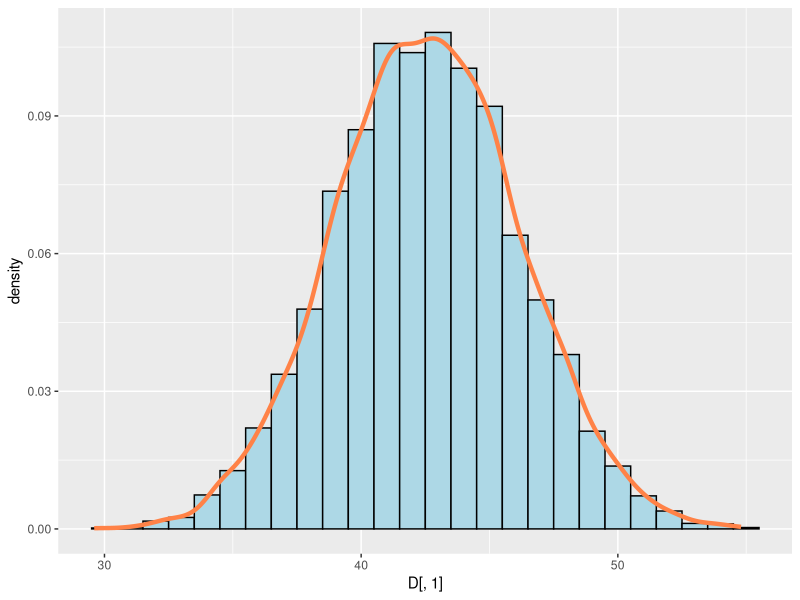
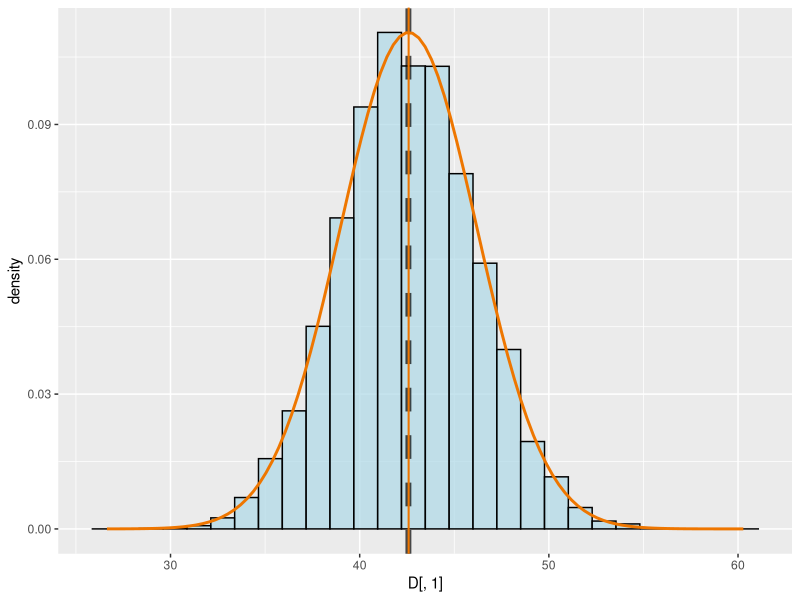
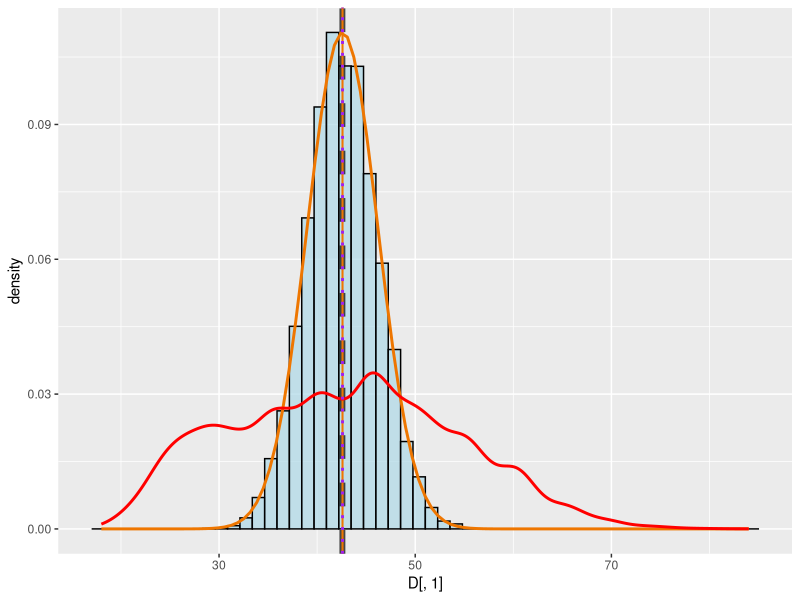
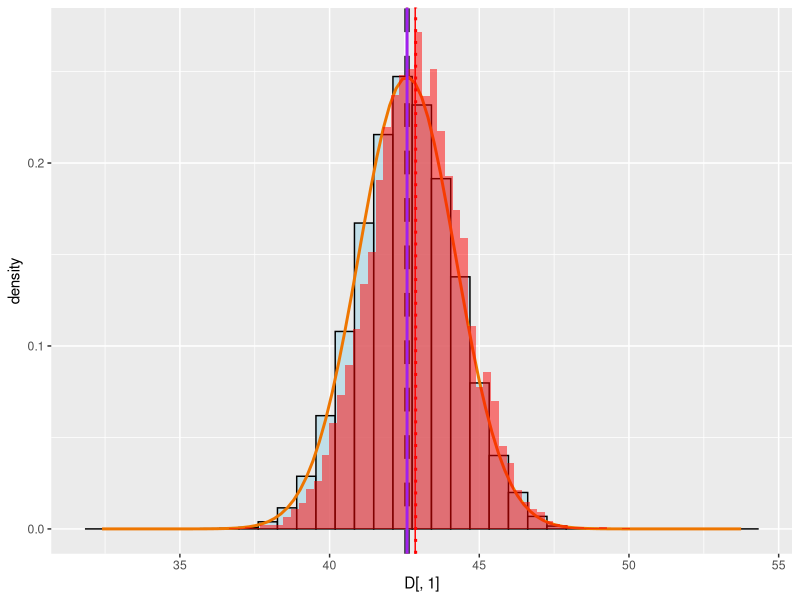
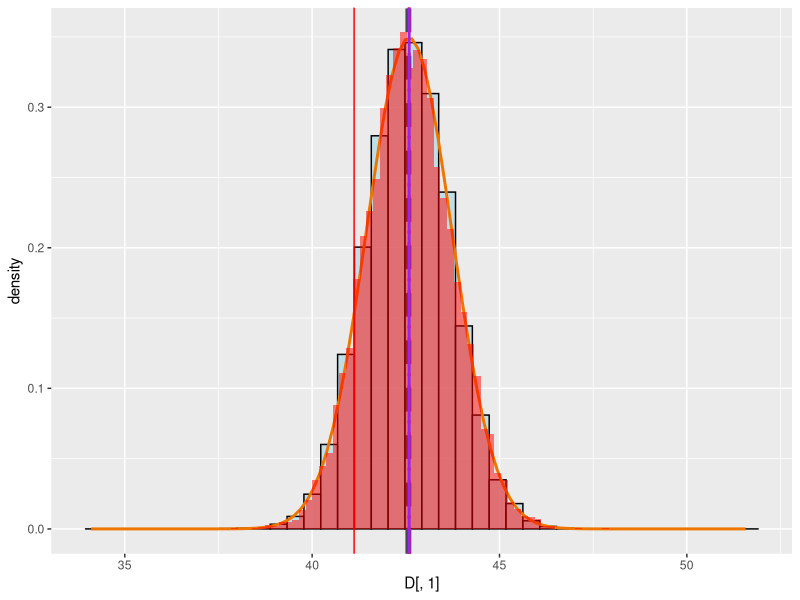

R code for these plots, in order: (Note: this script raises an error after producing the figures.)

#first of all, let's set the working directory
#to be the same as the current file.
#if Run-ing, this:
setwd(dirname(rstudioapi::getActiveDocumentContext()$path))
#if source-ing, this: 
#setwd(getSrcDirectory()[1])

library(tidyverse)
library(readr)
library(dplyr)
library(ggplot2)

marathon_Data=read_csv("marathon_results_2017.csv")
 

sample_size=10
num_samples=10^4
sample_means=rep(NA,num_samples)
for (i in 1:num_samples) {
  this_sample=sample(marathon_Data$Age,sample_size)
  sample_means[i]=mean(this_sample)
}

mu_pop=mean(marathon_Data$Age)
sigma_pop=sd(marathon_Data$Age)
se=sigma_pop/sqrt(sample_size)
 




D=data.frame(sample_means)

ggplot()+
  geom_histogram(data = D,
                 aes(x=D[,1],y=..density..),
                 binwidth = 1,color="black",fill="lightblue")+
  geom_density(data = D,aes(x=D[,1]),
               color="sienna1",size=1.5)







plot_with_normal=function(input_vec,
                          xmin=.9*min(input_vec),
                          xmax=1.1*max(input_vec),
                          mu,se,bins=20)
{D=as.data.frame(input_vec)
b=(max(input_vec)-min(input_vec))/bins
xvals=seq(from=xmin,to=xmax,length.out=100)
ggplot()+
  geom_histogram(data = D,
                 aes(x=D[,1],y=..density..),
                 binwidth = b,color="black",
                 fill="lightblue",alpha=.7)+
  geom_vline(xintercept=mean(input_vec),color="black",
             size=2,linetype="dashed",alpha=.7)+
  geom_line(data=data.frame(x=c(xmin,xmax)),aes(x=x),
            stat="function",
            fun=dnorm,args=list(mean=mu,sd=se),
            color='darkorange2',size=1)+
  geom_vline(xintercept=qnorm(p=.5,mean=mu,sd=se),
             color='darkorange2',size=.7)
}

plot_with_normal(sample_means,mu=mu_pop,se=se)


#The distribution of sample means is not to be confused
#with the population distribution. They have the same 
#mean but difference variance. 
#more importantly, 
# the distribution of sample means is Normal, 
#but the population distribution can be anything:

plot_with_normal(sample_means,mu=mu_pop,se=se)+
  geom_density(data = marathon_Data,
               aes(x=Age),
               color="red",size=1)+
  geom_vline(xintercept=mean(marathon_Data$Age),
             color="purple",
             size=1,linetype="dotted")



#let's write a function that generates
#sampling distribution: 
sampling_mean_Bootstrap=function(population_vec,
                       the_sample,
                       sample_size=floor(length(data)/100),
                       num_samples=1000,
                       B_samples=1000,
                       N_bins=20)
{
  sample_means=rep(NA,num_samples)
  sample_sds=rep(NA,num_samples)
  for (i in 1:num_samples) {
    this_sample=sample(population_vec,sample_size)
    sample_means[i]=mean(this_sample)
    sample_sds[i]=sd(this_sample)
  }
  mu_pop=mean(population_vec) 
  se=sd(population_vec)/sqrt(sample_size) 
   
  
  #now Bootstrapping:
  Bootstrap_means=rep(NA,num_samples)
   for (i in 1:B_samples) {
    this_sample=sample(the_sample,
                       replace = TRUE)
    Bootstrap_means[i]=mean(this_sample)
  }
  mu_B=mean(Bootstrap_means) 
   
  
  
  #Also let's plot   
  #(1) the distribution of sample means along with 
  #(2) theoretical Normal curve and   
  #(3) the population distribution
  D=as.data.frame(Bootstrap_means)
  b=(max(sample_means)-min(sample_means))/N_bins
output_plot= plot_with_normal(sample_means,
                              mu= mu_pop,se= se)+
    geom_histogram(data = D,
                 aes(x=D[,1],y=..density..),
                 fill="red",
                 alpha=.5,binwidth=b)+
    geom_vline(xintercept=mu_B,
               color="red",
               size=1,linetype="dotted")+
    geom_vline(xintercept=mean(the_sample),
             color="red",
             size=.5,)+
     geom_vline(xintercept=mean(population_vec),
               color="purple",
               size=1)

return(list("sample_means"=sample_means,
            "Bootstrap_means"=Bootstrap_means,
       "graph"=output_plot))
}






 






sample_size=50
our_sample=sample(marathon_Data$Age,
                  sample_size)
sampling_results=sampling_mean_Bootstrap(population_vec=marathon_Data$Age,
                the_sample=our_sample,
                sample_size=sample_size,
                num_samples=10^4,
                B_samples=10^4,
                N_bins=50)
sampling_results$graph 
sd(sampling_results$sample_means)
sd(sampling_results$Bootstrap_means)








#let's write a function that generates
#sampling distribution: 
sampling_mean_Bootstrap_shifted=function(population_vec,
                                 the_sample,
                                 sample_size=floor(length(data)/100),
                                 num_samples=1000,
                                 B_samples=1000,
                                 N_bins=20)
{
  sample_means=rep(NA,num_samples)
  sample_sds=rep(NA,num_samples)
  for (i in 1:num_samples) {
    this_sample=sample(population_vec,sample_size)
    sample_means[i]=mean(this_sample)
    sample_sds[i]=sd(this_sample)
  }
  mu_pop=mean(population_vec) 
  se=sd(population_vec)/sqrt(sample_size) 
  
  
  #now Bootstrapping:
  Bootstrap_means=rep(NA,num_samples)
  for (i in 1:B_samples) {
    this_sample=sample(the_sample,
                       replace = TRUE)
    Bootstrap_means[i]=mean(this_sample)
  }
  Bootstrap_means=Bootstrap_means-
    mean(Bootstrap_means)+mean(population_vec)
  
  mu_B=mean(Bootstrap_means) 
  
  
  
  #Also let's plot   
  #(1) the distribution of sample means along with 
  #(2) theoretical Normal curve and   
  #(3) the population distribution
  D=as.data.frame(Bootstrap_means)
  b=(max(sample_means)-min(sample_means))/N_bins
  output_plot= plot_with_normal(sample_means,
                                mu= mu_pop,se= se)+
    geom_histogram(data = D,
                   aes(x=D[,1],y=..density..),
                   fill="red",
                   alpha=.5,binwidth=b)+
    geom_vline(xintercept=mu_B,
               color="red",
               size=1,linetype="dotted")+
    geom_vline(xintercept=mean(the_sample),
               color="red",
               size=.5,)+
    geom_vline(xintercept=mean(population_vec),
               color="purple",
               size=1)
  
  return(list("sample_means"=sample_means,
              "Bootstrap_means"=Bootstrap_means,
              "graph"=output_plot))
}




sample_size=100
our_sample=sample(marathon_Data$Age,
                  sample_size)
sampling_results=sampling_mean_Bootstrap_shifted(population_vec=marathon_Data$Age,
                                         the_sample=our_sample,
                                         sample_size=sample_size,
                                         num_samples=10^4,
                                         B_samples=10^4,
                                         N_bins=50)
sampling_results$graph 
sd(sampling_results$sample_means)
sd(sampling_results$Bootstrap_means)













#Now we can investigate the effect of sample size. 
#Intuitively, we know that larger sample is better. 



sampling_results=
  sampling_mean(population_vec=marathon_Data$Age,
                sample_size=15,
                num_samples=10^4,
                N_bins=50)
sampling_results$graph
sd(sampling_results$sample_means)


#this is the Central Limit Theorem: 
#the average of these sample means gets closer to 
#the true population average as the sample size
# gets bigger. 

#now let's make an artificial dataset 
 #to get a better understanding of
 # the central limit theorem and 
 #sampling distributions.
 #let's make a uniformly-distributed dataset. 
 #some hypothetical population in which
 #ages 1 to 80 are all equally populated, 
 #each age with 1000 people:
 a=rep(1:80,1000)
 a=sample(a)
  
 sampling_results=sampling_mean(population_vec=a,
               sample_size=5,
               num_samples=10^4,
               N_bins=79)
sampling_results$graph
mean(a)
mean(sampling_results$sample_means)
sd(sampling_results$sample_means)





sampling_results=sampling_mean(population_vec=a,
                sample_size=20,
                num_samples=10^4,
                N_bins=80)
sampling_results$graph
mean(a)
mean(sampling_results$sample_means)
sd(sampling_results$sample_means)











Zillow_Data=read_csv("Zillow_AllHomes.csv")

prices=Zillow_Data$`3/31/20`
sampling_results=
  sampling_mean(population_vec=prices,
                sample_size=10,
                num_samples=10^4,
                N_bins=100)
output_plot=sampling_results$graph
output_plot
output_plot+xlim(0,10^6)
mean(prices)
mean(sampling_results$sample_means)
sd(sampling_results$sample_means)






sample_size=200
our_sample=sample(prices,
                  sample_size)
sampling_results=sampling_mean_Bootstrap_shifted(population_vec=prices,
                                                 the_sample=our_sample,
                               N_bins=50)

sampling_results$graph 
sd(sampling_results$sample_means)
sd(sampling_results$Bootstrap_means)







#Let's take bigger samples:


sampling_results=
  sampling_mean(population_vec=prices,
                sample_size=100,
                num_samples=10^4,
                N_bins=100)
output_plot=sampling_results$graph
output_plot
output_plot+xlim(0,10^6/2)
mean(prices)
mean(sampling_results$sample_means)
sd(sampling_results$sample_means)


#we see much less variance
#in the sampling distribution
#this means that 
#individual sampling results
#are more likely to be close to 
#the true mean. So as we expect
#from intuition, bigger
#sample gives better result.










#We can use this idea to also estimate
#PROPORTIONS of different groups within
# a population. For example, 
#let's focus on the dataset of 
#dog bites in NYC:

dogBite_data=read_csv("NYC_Dog_Bite_Data.csv")
 
  
g=dogBite_data$Gender
female_p=sum(g=="F")/length(g)
male_p=sum(g=="M")/length(g)
 
#how can we use our existing code to 
# estimate the fraction of females?
#define a binary variable, 
#femaleness=1 for females and 0 for others:
femaleness=as.numeric(g=="F")
femaleness[1:10]
mean(femaleness)

sample_size=50
sampling_results=
  sampling_mean(population_vec=femaleness,
                sample_size=sample_size,
                num_samples=10^4,
                N_bins=10)
output_plot=sampling_results$graph
output_plot
mean(femaleness)
mean(sampling_results$sample_means)
sd(sampling_results$sample_means)
p=mean(femaleness)
sqrt(p*(1-p)/sample_size)






 
